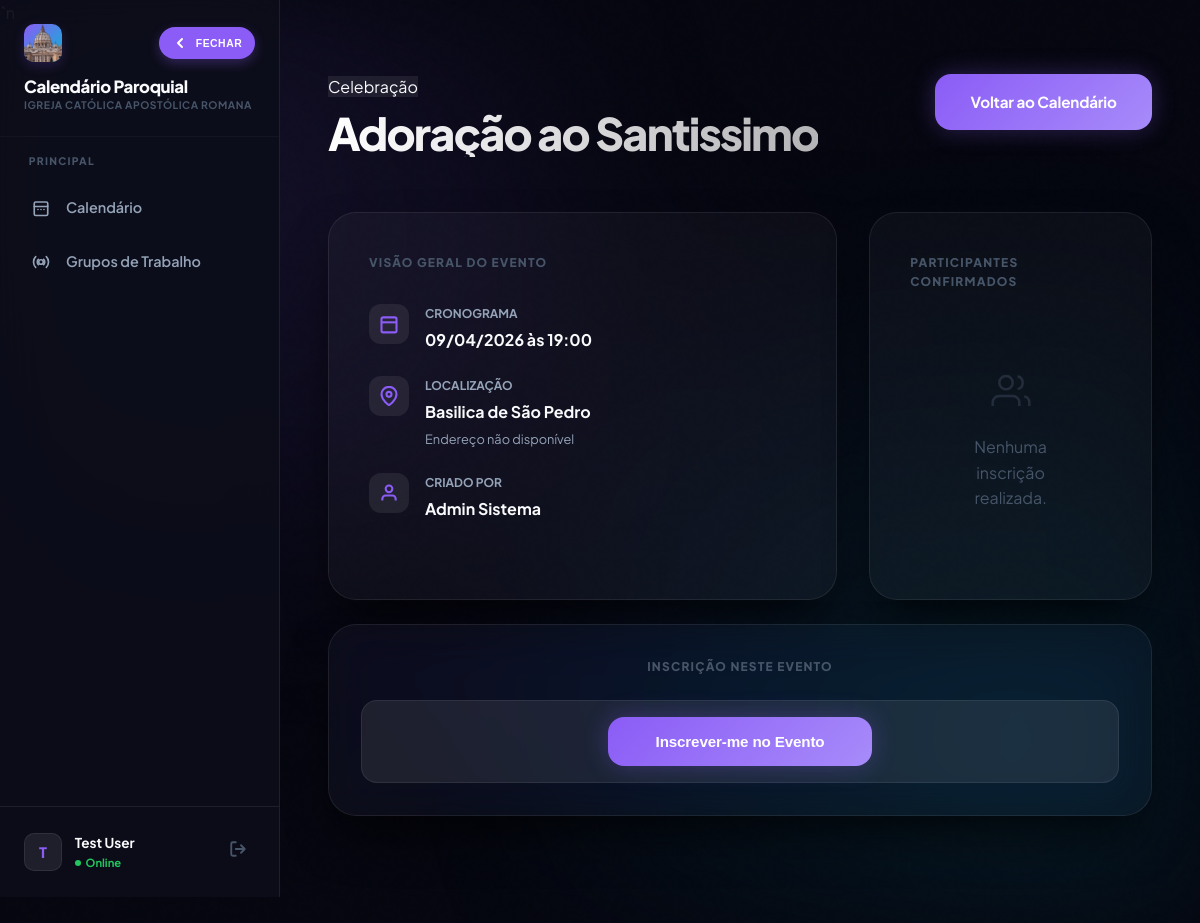
Page /ver_atividade.php?id=5 (signed in) on the committed database.
### tables this page shows
CREATE TABLE `paroquias` (
  `id` int(10) unsigned NOT NULL AUTO_INCREMENT,
  `nome` varchar(255) NOT NULL,
  `cidade` varchar(100) DEFAULT NULL,
  `estado` char(2) DEFAULT NULL,
  `diocese` varchar(255) DEFAULT NULL,
  `ativo` tinyint(1) DEFAULT 1,
  `data_criacao` timestamp NULL DEFAULT current_timestamp(),
  PRIMARY KEY (`id`)
);

CREATE TABLE `atividades` (
  `id` int(10) unsigned NOT NULL AUTO_INCREMENT,
  `nome` varchar(255) NOT NULL,
  `descricao` text DEFAULT NULL,
  `cor` varchar(7) DEFAULT '#3b82f6',
  `data_inicio` date NOT NULL,
  `hora_inicio` time DEFAULT NULL,
  `data_fim` date DEFAULT NULL,
  `hora_fim` time DEFAULT NULL,
  `local_id` int(10) unsigned DEFAULT NULL,
  `tipo_atividade_id` int(10) unsigned DEFAULT NULL,
  `categoria_id` int(10) unsigned DEFAULT NULL,
  `criador_id` int(10) unsigned DEFAULT NULL,
  `paroquia_id` int(10) unsigned DEFAULT NULL,
  `status` varchar(50) DEFAULT 'ativo',
  `restrito` tinyint(1) DEFAULT 0,
  `serie_key` varchar(100) DEFAULT NULL,
  `serie_frequencia` varchar(50) DEFAULT NULL,
  `serie_dias_semana` varchar(100) DEFAULT NULL,
  `serie_data_fim` date DEFAULT NULL,
  `data_criacao` timestamp NULL DEFAULT current_timestamp(),
  `ultima_atualizacao` timestamp NULL DEFAULT current_timestamp() ON UPDATE current_timestamp(),
  `is_multi_color` tinyint(1) DEFAULT 0,
  `is_flashing` tinyint(1) DEFAULT 0,
  PRIMARY KEY (`id`),
  KEY `fk_atividades_paroquia` (`paroquia_id`),
  KEY `fk_atividades_local` (`local_id`),
  KEY `fk_atividades_tipo` (`tipo_atividade_id`),
  CONSTRAINT `fk_atividades_local` FOREIGN KEY (`local_id`) REFERENCES `locais_paroquia` (`id`) ON DELETE SET NULL,
  CONSTRAINT `fk_atividades_paroquia` FOREIGN KEY (`paroquia_id`) REFERENCES `paroquias` (`id`) ON DELETE SET NULL,
  CONSTRAINT `fk_atividades_tipo` FOREIGN KEY (`tipo_atividade_id`) REFERENCES `tipos_atividade` (`id`) ON DELETE SET NULL
);

CREATE TABLE `tipos_atividade` (
  `id` int(10) unsigned NOT NULL AUTO_INCREMENT,
  `paroquia_id` int(10) unsigned DEFAULT NULL,
  `nome_tipo` varchar(100) NOT NULL,
  `cor` varchar(7) DEFAULT NULL,
  `icone` varchar(50) DEFAULT NULL,
  `descricao` text DEFAULT NULL,
  PRIMARY KEY (`id`)
);

CREATE TABLE `locais_paroquia` (
  `id` int(10) unsigned NOT NULL AUTO_INCREMENT,
  `paroquia_id` int(10) unsigned NOT NULL,
  `nome_local` varchar(255) NOT NULL,
  `descricao` text DEFAULT NULL,
  `ativo` tinyint(1) DEFAULT 1,
  `endereco` varchar(255) DEFAULT NULL,
  `telefone` varchar(20) DEFAULT NULL,
  `responsavel` varchar(100) DEFAULT NULL,
  `capacidade` int(11) DEFAULT NULL,
  PRIMARY KEY (`id`)
);

CREATE TABLE `usuarios` (
  `id` int(10) unsigned NOT NULL AUTO_INCREMENT,
  `nome` varchar(255) NOT NULL,
  `email` varchar(255) NOT NULL,
  `senha` varchar(255) NOT NULL,
  `perfil_id` int(10) unsigned DEFAULT NULL,
  `paroquia_id` int(10) unsigned DEFAULT NULL,
  `sexo` varchar(20) DEFAULT NULL,
  `telefone` varchar(20) DEFAULT NULL,
  `palavra_chave` varchar(255) DEFAULT NULL,
  `ativo` tinyint(1) DEFAULT 1,
  `perm_criar_eventos` tinyint(1) DEFAULT 0,
  `perm_editar_eventos` tinyint(1) DEFAULT 0,
  `perm_excluir_eventos` tinyint(1) DEFAULT 0,
  `perm_ver_restritos` tinyint(1) DEFAULT 0,
  `perm_cadastrar_usuario` tinyint(1) DEFAULT 0,
  `perm_admin_usuarios` tinyint(1) DEFAULT 0,
  `perm_ver_logs` tinyint(1) DEFAULT 0,
  `data_criacao` timestamp NULL DEFAULT current_timestamp(),
  `ultimo_login` timestamp NULL DEFAULT NULL,
  `data_nascimento` date DEFAULT NULL,
  `foto_perfil` varchar(255) DEFAULT NULL,
  `nivel_acesso` int(10) DEFAULT 0,
  `perfil_nome` varchar(50) DEFAULT NULL,
  `perm_ver_calendario` tinyint(1) DEFAULT 1,
  `perm_admin_sistema` tinyint(1) DEFAULT 0,
  `perm_gerenciar_catalogo` tinyint(1) DEFAULT 0,
  `perm_gerenciar_grupos` tinyint(1) DEFAULT 0,
  PRIMARY KEY (`id`),
  UNIQUE KEY `email` (`email`),
  KEY `fk_usuario_perfil` (`perfil_id`),
  KEY `fk_usuario_paroquia` (`paroquia_id`),
  CONSTRAINT `fk_usuario_paroquia` FOREIGN KEY (`paroquia_id`) REFERENCES `paroquias` (`id`) ON DELETE SET NULL,
  CONSTRAINT `fk_usuario_perfil` FOREIGN KEY (`perfil_id`) REFERENCES `perfis` (`id`) ON DELETE SET NULL
);

### ver_atividade.php (the view, shortened to what the rows shown need)
<?php
require_once 'functions.php';
$pid = current_paroquia_id();
$id = (int)($_GET['id'] ?? 0);
$sql = "
    SELECT a.*, l.nome_local, l.endereco, l.responsavel, t.nome_tipo, t.icone, u.nome as criador_nome
    FROM atividades a
    LEFT JOIN locais_paroquia l ON a.local_id = l.id
    LEFT JOIN tipos_atividade t ON a.tipo_atividade_id = t.id
    LEFT JOIN usuarios u ON a.criador_id = u.id
    WHERE a.id = ? AND a.paroquia_id = ?
    LIMIT 1
";
$stmt = $conn->prepare($sql);
$stmt->bind_param('ii', $id, $pid);
$stmt->execute();
$activity = $stmt->get_result()->fetch_assoc();
?>
<!DOCTYPE html>
<html lang="pt-BR">
<head>
    <link rel="stylesheet" href="style.css">`n    <link rel="stylesheet" href="css/responsive.css">
</head>
<body>
    <div class="app-shell">
        <?php include 'sidebar.php'; ?>
        <main class="main-content">
            <header class="detail-header animate-in">
                <div>
                    <span class="type-badge" style="background:var(--panel-hi);"><?= h($activity['nome_tipo'] ?: 'Evento') ?></span>
                    <h1 class="gradient-text"><?= h($activity['nome']) ?></h1>
                </div>
            </header>
            <div class="info-grid animate-in" style="animation-delay: 0.1s;">
                <section class="glass info-card">
                    <div class="meta-list">
                        <div class="meta-box">
                            <div class="meta-content">
                                <div>CRONOGRAMA</div>
                                <span><?= formatDate($activity['data_inicio']) ?> às <?= formatTime($activity['hora_inicio']) ?></span>
                            </div>
                        </div>
                        <div class="meta-box">
                            <div class="meta-content">
                                <div>LOCALIZAÇÃO</div>
                                <span><?= h($activity['nome_local'] ?: 'Não definido') ?></span>
                                <p style="font-size: 0.8rem; color: var(--text-dim); margin-top: 0.3rem;"><?= h($activity['endereco'] ?: 'Endereço não disponível') ?></p>
                            </div>
                        </div>
                        <div class="meta-box">
                            <div class="meta-content">
                                <div>CRIADO POR</div>
                                <span><?= h($activity['criador_nome'] ?: 'Gerenciador do Sistema') ?></span>
                            </div>
                        </div>
                    </div>
                </section>
            </div>
        </main>
    </div>
</body>
</html>

### sidebar.php (shortened to what the rows shown need)
<?php
require_once 'config.php';
$parish_name = 'Igreja Católica';
$pid = $_SESSION['paroquia_id'] ?? 0;
if ($pid > 0) {
    $stmt = $conn->prepare("SELECT nome FROM paroquias WHERE id = ?");
    $stmt->bind_param('i', $pid);
    $stmt->execute();
    $resParish = $stmt->get_result();
    if ($resParish && $resParish->num_rows > 0) {
        $parish_name = $resParish->fetch_assoc()['nome'];
    }
}
$all_parishes = [];
?>
<aside class="sidebar" id="mainSidebar">
    <div class="sidebar-header">
        <div class="brand-details">
            <span class="brand-text">Calendário Paroquial</span>
            <?php if (count($all_parishes) > 1): ?>
                <select class="brand-sub-select" onchange="window.location.href='select_paroquia.php?id='+this.value">
                    <?php if ($pid == 0): ?><option value="0" selected>Selecionar...</option><?php endif; ?>
                    <?php foreach($all_parishes as $p): ?>
                        <option value="<?= $p['id'] ?>" <?= $p['id'] == $pid ? 'selected' : '' ?>><?= h($p['nome']) ?></option>
                    <?php endforeach; ?>
                </select>
            <?php else: ?>
                <span class="brand-sub"><?= h($parish_name) ?></span>
            <?php endif; ?>
        </div>
    </div>
</aside>

### rows in the picture
paroquias: nome "IGREJA CATÓLICA APOSTÓLICA ROMANA"
atividades: tipo_atividade.nome_tipo "Celebração", nome "Adoração ao Santissimo", data_inicio "09/04/2026", hora_inicio "19:00", local.nome_local "Basilica de São Pedro", local.endereco "Endereço não disponível", usuarios.nome "Admin Sistema"

### other values in the picture
$initials "T"
$nome "Test User"
